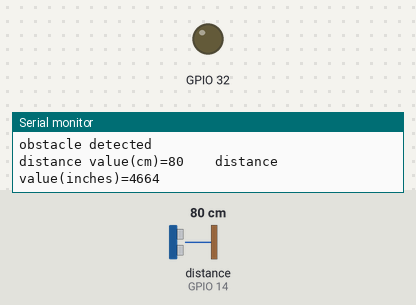
Recording of a sketch running on a simulated ESP32. Shown: output pins drawn as LEDs (lit = HIGH), the last lines printed to the serial monitor. Wiring (from diagram.json): ultrasonic range finder: trigger GPIO 27; echo GPIO 14. The test bench sets the inputs (shaded band); at power-on: distance to the obstacle (sensor on GPIO 14) 80 cm. The echo pulse lasts 58.3 µs per cm; pins used as bus, display or sensor lines are not drawn.

Above: at 1.8 s.
1.9 s: distance to the obstacle (sensor on GPIO 14) set to 99 cm
4.2 s: distance to the obstacle (sensor on GPIO 14) set to 108 cm
At 7.1 s:
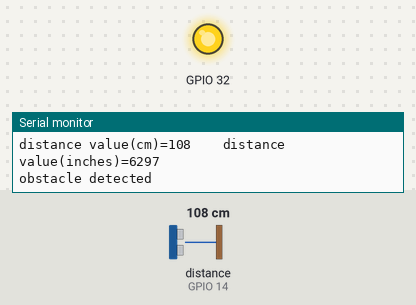
Timing chart, 0 to 14.3 s (numbered marks = the images above; inputs shaded):
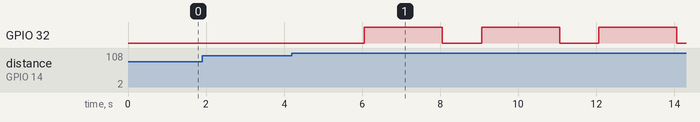

Measured:
- the behaviour switches between 104 and 105 cm on distance to the obstacle (sensor on GPIO 14) (found by bisection; images 0 and 1)
- after the input at 4.2 s, GPIO 32: alternates HIGH for 2.0 s and LOW for 1.0 s, starting after 1.9 s

The sketch:

sketch.ino
```cpp
#define trig 27
int echo=14;

long duration;
int distance;


void setup() {
  Serial.begin(9600);

  pinMode(echo, INPUT);
  pinMode(trig, OUTPUT);
  pinMode(32,OUTPUT);
}

void loop() {

digitalWrite(trig, LOW);
delayMicroseconds(2);
digitalWrite(trig, HIGH);
delayMicroseconds(2);
digitalWrite(trig, LOW);
delayMicroseconds(2);


duration=pulseIn(echo,HIGH);
distance=duration/58;
int D=duration/148;


  Serial.print("distance value(cm)=");
  Serial.print(distance);
  Serial.print("    distance value(inches)=");
  Serial.println(duration);
  delay(1000);
  Serial.println("obstacle detected");

if(D>40){
  digitalWrite(32, HIGH);
  delay(2000);
  digitalWrite(32, LOW);

}
}
```
